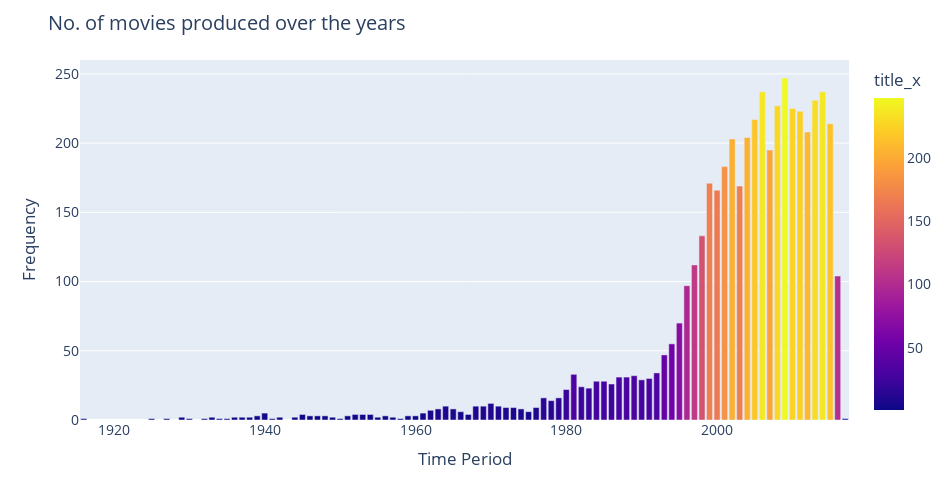

The cell this chart's notebook holds for it:
### Code cell
pd.options.mode.chained_assignment = None
release_date=movies1[['title_x','release_date']]
release_date['release_date']=pd.to_datetime(release_date['release_date'])
release_date['Year']=release_date['release_date'].dt.year
release= release_date.groupby('Year')[['title_x']].count() 

fig = px.bar(release, x=release.index,y='title_x', color ='title_x',width=950, height=500) 
fig.update_layout(
    title="No. of movies produced over the years",
    xaxis_title="Time Period",
    yaxis_title="Frequency",
    legend_title="Frequency",
    font=dict(
        size=14
    )
)
fig.layout.template = 'plotly'
fig.show()

### Figure 1 — Plotly figure (JSON) as saved in the notebook; plotly's stock layout.template omitted (floating-point values rounded to 4 significant figures)
{"data": [{"alignmentgroup": "True", "hovertemplate": "Year=%{x}<br>title_x=%{marker.color}<extra></extra>", "legendgroup": "", "marker": {"color": [1, 1, 1, 2, 1, 1, 2, 1, 1, 2, 2, 2, 3, 5, 1, 2, 2, 4, 3, 3, 3, 2, 1, 3, 4, 4, 4, 2, 3, 2, 1, 3, 3, 5, 7, 8, 10, 8, 6, 4, 10, 10, 12, 10, 9, 9, 8, 6, 9, 16, 14, 16, 22, 33, 24, 23, 28, 28, 26, 31, 31, 32, 29, 30, 34, 47, 55, 70, 97, 112, 133, 171, 166, 183, 203, 169, 204, 217, 237, 195, 227, 247, 225, 223, 208, 231, 237, 214, 104, 1], "coloraxis": "coloraxis", "pattern": {"shape": ""}}, "name": "", "offsetgroup": "", "orientation": "v", "showlegend": false, "textposition": "auto", "type": "bar", "x": [1916, 1925, 1927, 1929, 1930, 1932, 1933, 1934, 1935, 1936, 1937, 1938, 1939, 1940, 1941, 1942, 1944, 1945, 1946, 1947, 1948, 1949, 1950, 1951, 1952, 1953, 1954, 1955, 1956, 1957, 1958, 1959, 1960, 1961, 1962, 1963, 1964, 1965, 1966, 1967, 1968, 1969, 1970, 1971, 1972, 1973, 1974, 1975, 1976, 1977, 1978, 1979, 1980, 1981, 1982, 1983, 1984, 1985, 1986, 1987, 1988, 1989, 1990, 1991, 1992, 1993, 1994, 1995, 1996, 1997, 1998, 1999, 2000, 2001, 2002, 2003, 2004, 2005, 2006, 2007, 2008, 2009, 2010, 2011, 2012, 2013, 2014, 2015, 2016, 2017], "xaxis": "x", "y": [1, 1, 1, 2, 1, 1, 2, 1, 1, 2, 2, 2, 3, 5, 1, 2, 2, 4, 3, 3, 3, 2, 1, 3, 4, 4, 4, 2, 3, 2, 1, 3, 3, 5, 7, 8, 10, 8, 6, 4, 10, 10, 12, 10, 9, 9, 8, 6, 9, 16, 14, 16, 22, 33, 24, 23, 28, 28, 26, 31, 31, 32, 29, 30, 34, 47, 55, 70, 97, 112, 133, 171, 166, 183, 203, 169, 204, 217, 237, 195, 227, 247, 225, 223, 208, 231, 237, 214, 104, 1], "yaxis": "y"}], "layout": {"barmode": "relative", "coloraxis": {"colorbar": {"title": {"text": "title_x"}}, "colorscale": [[0, "#0d0887"], [0.1111, "#46039f"], [0.2222, "#7201a8"], [0.3333, "#9c179e"], [0.4444, "#bd3786"], [0.5556, "#d8576b"], [0.6667, "#ed7953"], [0.7778, "#fb9f3a"], [0.8889, "#fdca26"], [1, "#f0f921"]]}, "font": {"size": 14}, "height": 500, "legend": {"title": {"text": "Frequency"}, "tracegroupgap": 0}, "margin": {"t": 60}, "title": {"text": "No. of movies produced over the years"}, "width": 950, "xaxis": {"anchor": "y", "domain": [0, 1], "title": {"text": "Time Period"}}, "yaxis": {"anchor": "x", "domain": [0, 1], "title": {"text": "Frequency"}}}}
